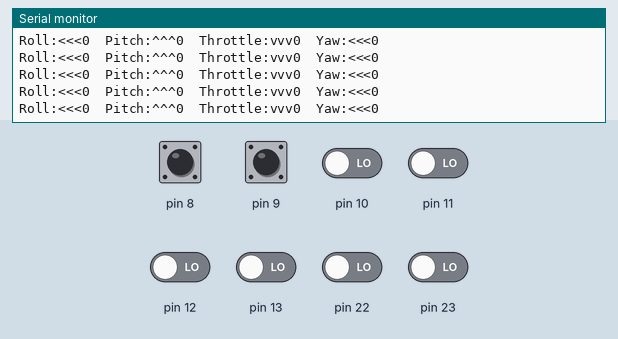
Simulated run of this sketch. Board: Arduino Uno, built with avr-gcc and run on an emulated ATmega328P. Shown: the last lines printed to the serial monitor. The test bench sets the inputs (shaded band); at power-on: pin 8–13, pin 22, pin 23 LOW.

Above: at 1.2 s.
1.3 s: pin 8 pulsed HIGH 2 times (0.12 s each, 0.3 s apart)
At 1.56 s:
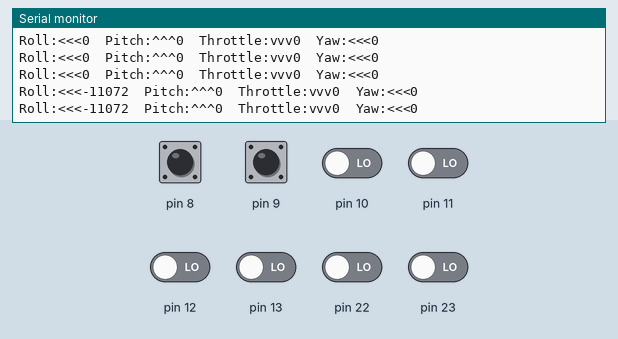
4.9 s: pin 9 pulsed HIGH 2 times (0.12 s each, 0.3 s apart)
At 5.15 s:
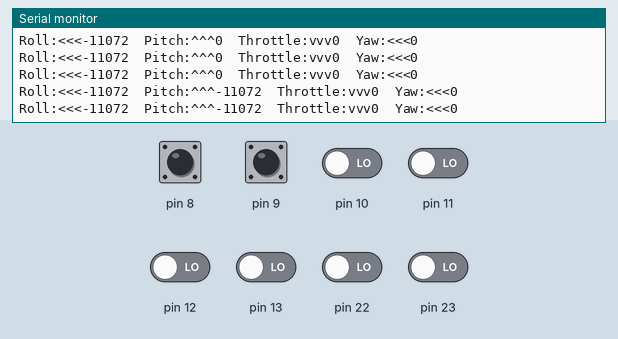

The sketch:

DDD-Receiver_Test.ino
```cpp
/* ===================================
 * RECEIVER TEST PROGRAM
 * ===================================
 * Reads in Reciever PWM inputs and prints to Serial Monitor
 *
 * @author Denis Zholob
 * Remixed from YMFC (http://www.brokking.net)
 */

// Declaring Constants (Magic numbers are BAD!)
#define RX_CHANNELS 4   // Aileron/Roll, Elevator/Pitch, Throttle, Rudder/Yaw
#define PWM_MIN 1000    // Microseconds (us)
#define PWM_MAX 2000    // Microseconds (us)
#define PWM_MID 1500    // Microseconds (us)
#define PWM_DEADBAND 20 // Microseconds (us) for each side, ie: total deadband range is x2

// Channel/Pin                      Ch1/P8     Ch2/P9     Ch/P10     Ch4/P11
byte pwm_input_pin[RX_CHANNELS] = {B00000001, B00000010, B00000100, B00001000};

// Declaring Variables
unsigned long rx_timer[RX_CHANNELS + 1]; // Timers for pwm channels and extra slot for global time
boolean last_state[RX_CHANNELS];         // Stores last state of the PWM Signal (High or LOW => true or false)
int rx_signal[RX_CHANNELS];              // RC PWM signal in microseconds (us)
// boolean reverse_input[RX_CHANNELS] = {false, false, false, false}; // For reversing the high/low of the PWM signal (1000us becomes 2000us)

unsigned long totPulseLen;
int totPulseTime;

// Setup routine: Runs once when you press reset or power the board
// Set up pins for I/O
// ================================================================================================================
void setup() {
  // NOTE: Arduino Uno pins default to inputs, so they don't need to be explicitly declared as inputs

  // Set up Interrupt Pins (to read in RC PWM input)
  PCICR |= (1 << PCIE0);   // set PCIE0 to enable PCMSK0 scan
  PCMSK0 |= (1 << PCINT0); // set PCINT0 (digital input 8) to trigger an interrupt on state change
  PCMSK0 |= (1 << PCINT1); // set PCINT1 (digital input 9) to trigger an interrupt on state change
  PCMSK0 |= (1 << PCINT2); // set PCINT2 (digital input 10)to trigger an interrupt on state change
  PCMSK0 |= (1 << PCINT3); // set PCINT3 (digital input 11)to trigger an interrupt on state change

  Serial.begin(9600); // Activate Serial monitor with baudrate 9600
}

// Main program loop: Runs over and over again forever
// ================================================================================================================
void loop() {
  printPWMValues();
  // printPWMValuesSimple();
  // Serial.print("TOTAL PULSE LENGTH: ");
  // Serial.println(totPulseTime);
}


// Interrupt Routine: Called when there is a state change on any of the interrupt pins
// Calculates PWM value from RC input
// ================================================================================================================
ISR(PCINT0_vect) {
  rx_timer[0] = micros(); // Current Time

  // Loops through all the Channel Timers to calculate RX PWM signal
  for (int i = 0; i < RX_CHANNELS; i++) {
    boolean isPinHigh = PINB & pwm_input_pin[i];

    // Find start of PWM Signal (High)
    if (!last_state[i] && isPinHigh) { // Did Input change from LOW(false) to HIGH(true) AND Is the input pin HIGH?
      last_state[i] = true;            // Remember current input state (true/HIGH)
      // Set channel timer to current time
      rx_timer[i + 1] = rx_timer[0];

      if (i == 0) {
        totPulseLen = rx_timer[0] - totPulseTime;
        totPulseTime = rx_timer[0];
      }
    }
    // Find End of PWM signal (Low)
    else if (last_state[i] && !isPinHigh) { // Did Input change from HIGH(true) to LOW(false) AND Is the input pin LOW?
      last_state[i] = false;                // Remember current input state (false/LOW)
      // Channel microseconds value: current time - timer value (range should be 1000us - 2000us)
      rx_signal[i] = rx_timer[0] - rx_timer[i + 1];
    }
  }
}


// ================================================================= //
// ======================= DEBUG Output ============================ //
// ================================================================= //

// Prints out PWM Values for each channel
void printPWMValuesSimple() {
  Serial.print(rx_signal[0]);
  Serial.print(" - ");
  Serial.print(rx_signal[1]);
  Serial.print(" - ");
  Serial.print(rx_signal[2]);
  Serial.print(" - ");
  Serial.println(rx_signal[3]);
}

// Print out PWM Values and the directions
void printPWMValues() {
  Serial.print("Roll:");
  if (rx_signal[0] - (PWM_MID - PWM_DEADBAND) < 0)
    Serial.print("<<<"); //RCPWM - 1480 if Deadband is 20
  else if (rx_signal[0] - (PWM_MID + PWM_DEADBAND) > 0)
    Serial.print(">>>"); //RCPWM - 1520 if Deadband is 20
  else
    Serial.print("-+-");
  Serial.print(rx_signal[0]);

  Serial.print("  Pitch:");
  if (rx_signal[1] - (PWM_MID - PWM_DEADBAND) < 0)
    Serial.print("^^^"); //RCPWM - 1480 if Deadband is 20
  else if (rx_signal[1] - (PWM_MID + PWM_DEADBAND) > 0)
    Serial.print("vvv"); //RCPWM - 1520 if Deadband is 20
  else
    Serial.print("-+-");
  Serial.print(rx_signal[1]);

  Serial.print("  Throttle:");
  if (rx_signal[2] - (PWM_MID - PWM_DEADBAND) < 0)
    Serial.print("vvv"); //RCPWM - 1480 if Deadband is 20
  else if (rx_signal[2] - (PWM_MID + PWM_DEADBAND) > 0)
    Serial.print("^^^"); //RCPWM - 1520 if Deadband is 20
  else
    Serial.print("-+-");
  Serial.print(rx_signal[2]);

  Serial.print("  Yaw:");
  if (rx_signal[3] - (PWM_MID - PWM_DEADBAND) < 0)
    Serial.print("<<<"); //RCPWM - 1480 if Deadband is 20
  else if (rx_signal[3] - (PWM_MID + PWM_DEADBAND) > 0)
    Serial.print(">>>"); //RCPWM - 1520 if Deadband is 20
  else
    Serial.print("-+-");
  Serial.println(rx_signal[3]);
}

// void getPWMValue(int channel_idx){
//   if(!reverse_input[channel_idx]){

//   }
// }
```

Measured:
- after the input at 1.3 s, the serial monitor: prints a new line after 0.20 s (image 1)
- after the input at 4.9 s, the serial monitor: prints a new line after 0.18 s (image 2)
